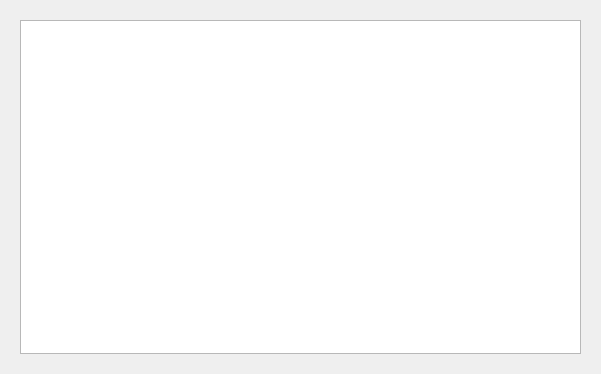
<?xml version="1.0" encoding="UTF-8"?>
<ui version="4.0">
 <class>Form</class>
 <widget class="QWidget" name="Form">
  <property name="geometry">
   <rect>
    <x>0</x>
    <y>0</y>
    <width>601</width>
    <height>374</height>
   </rect>
  </property>
  <property name="windowTitle">
   <string>Form</string>
  </property>
  <layout class="QGridLayout" name="gridLayout">
   <item row="0" column="0">
    <widget class="QWidget" name="widget" native="true">
     <layout class="QGridLayout" name="gridLayout_2">
      <item row="0" column="0">
       <widget class="QListWidget" name="list_process"/>
      </item>
     </layout>
    </widget>
   </item>
  </layout>
 </widget>
 <resources/>
 <connections/>
</ui>
